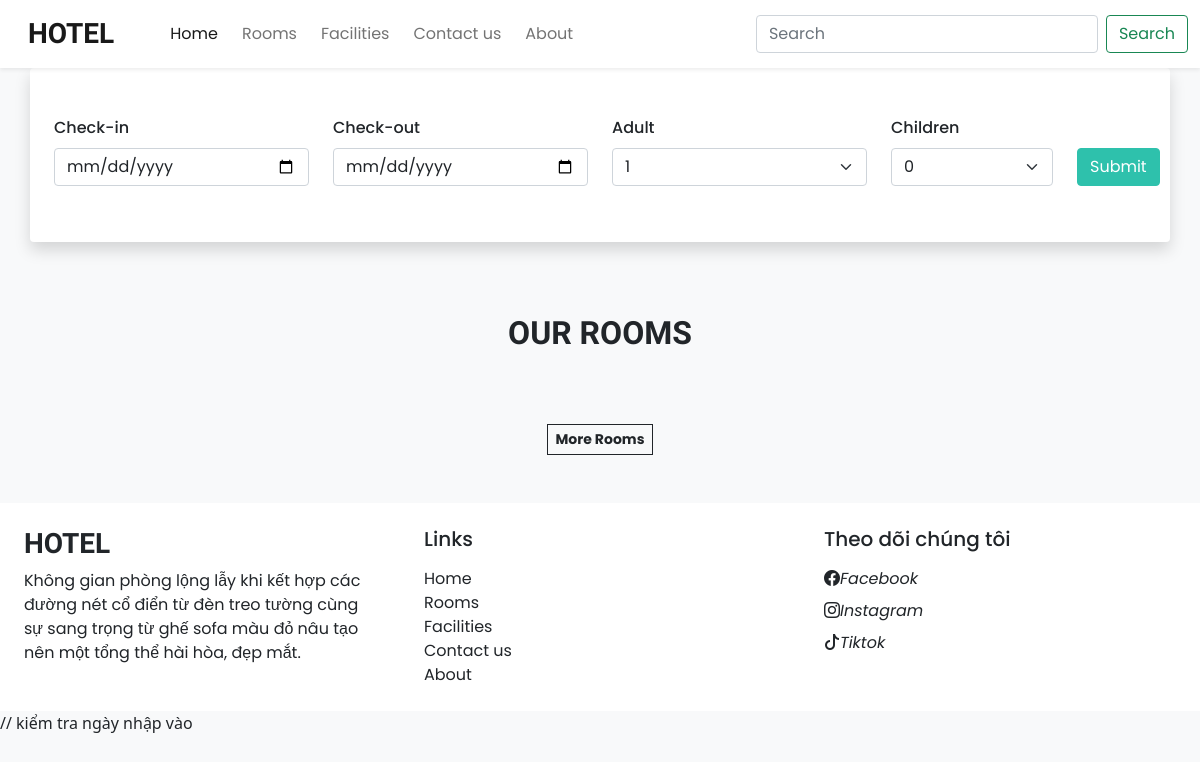
The app's page /, older data.
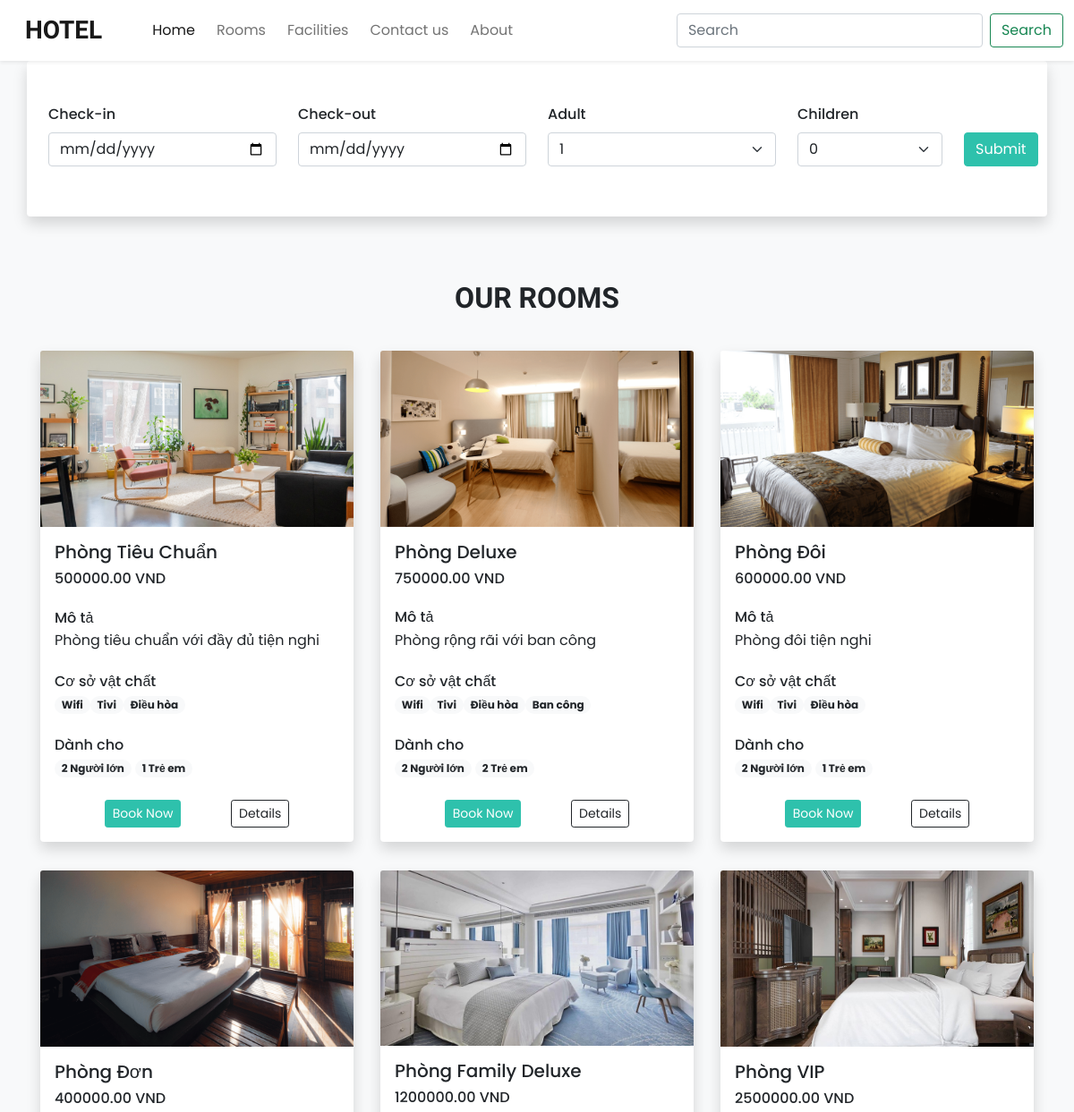
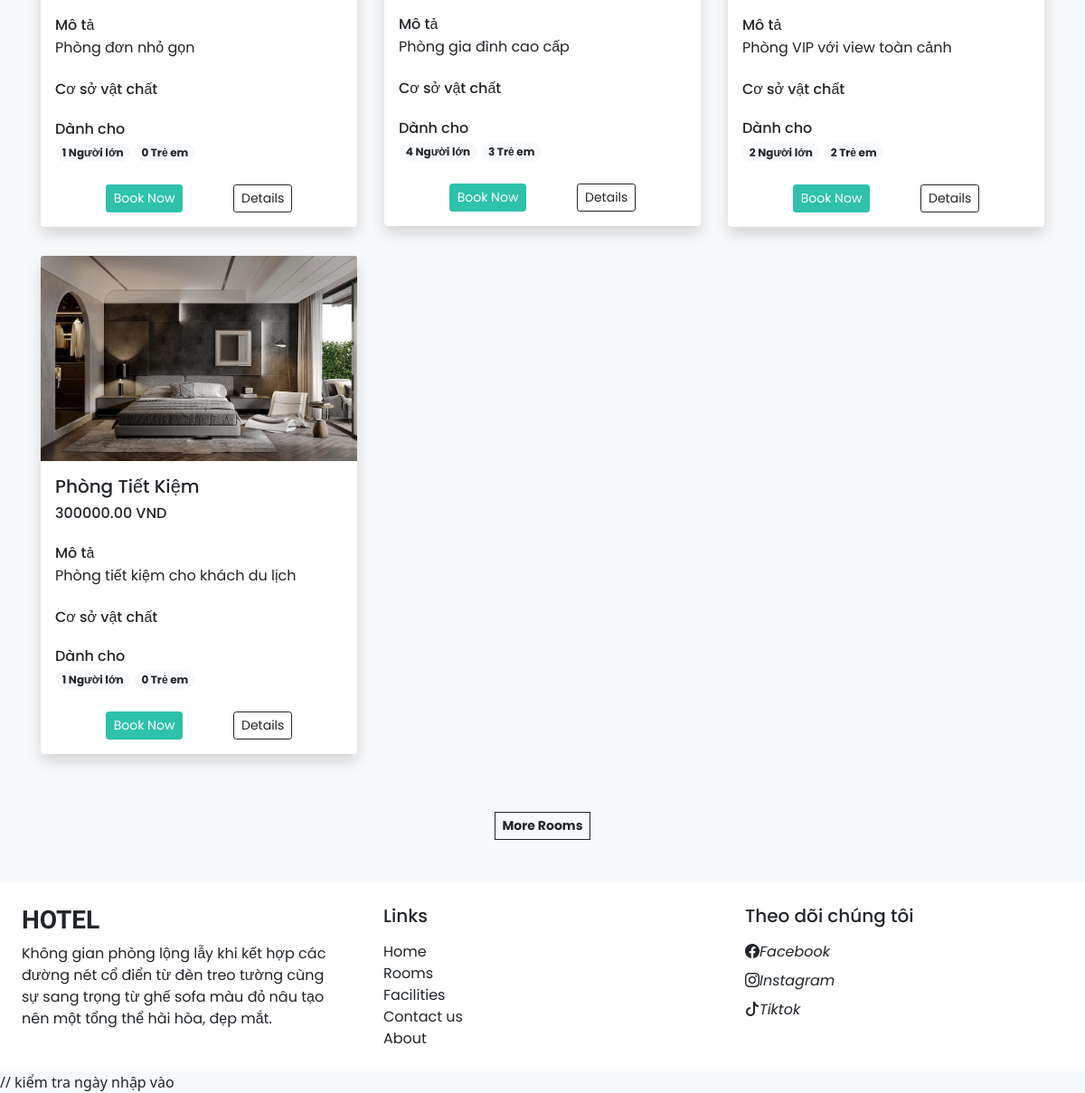
The same page, newer data (2 pictures, top to bottom).
### tables this page shows
CREATE TABLE `rooms` (
  `room_id` int(11) NOT NULL,
  `room_name` varchar(50) DEFAULT NULL,
  `price` decimal(10,2) DEFAULT NULL,
  `room_type` varchar(20) DEFAULT NULL,
  `max_adults` int(11) DEFAULT NULL,
  `max_children` int(11) DEFAULT NULL,
  `status` enum('Available','Occupied','Maintenance') DEFAULT NULL,
  `description` text DEFAULT NULL,
  `image_url` varchar(255) DEFAULT NULL,
  `availability` tinyint(1) DEFAULT NULL
);

CREATE TABLE `facilities` (
  `facility_id` int(11) NOT NULL,
  `facility_name` varchar(50) DEFAULT NULL
);

### index.php (the view, shortened to what this page needs)
<!DOCTYPE html>
<html lang="en">
<head>
    <?php
    require('inc/links.php');
    ?>
    <link rel="stylesheet" href="https://cdn.jsdelivr.net/npm/swiper@11/swiper-bundle.min.css"/>
    <link rel="stylesheet" href="https://cdn.jsdelivr.net/npm/sweetalert2@11/dist/sweetalert2.min.css">
</head>
<body class="bg-light">
<?php
require('inc/header.php');
?>
 <div class="container">
  <div class="row">
    <div class="col-lg-12 bg-white shadow p-4 rounded">
     <form method="GET" action="" id="check" onsubmit="return validateDates();" >
    <div class="row align-items-end">
        <div class="col-lg-3 mb-3">
            <label class="form-label" id ="check" style="font-weight:500;">Check-in</label>
            <input type="date" name="checkin_date" class="form-control shadow-none">
        </div>
        <div class="col-lg-3 mb-3">
            <label class="form-label"id ="check" style="font-weight:500;">Check-out</label>
            <input type="date" name="checkout_date" class="form-control shadow-none">
        </div>
        <div class="col-lg-3 mb-3">
            <label class="form-label"id ="check" style="font-weight:500;">Adult</label>
            <select name="adult_count" class="form-select shadow-none">
                <option value="1">1</option>
            </select>
        </div>
        <div class="col-lg-2 mb-3">
            <label class="form-label"id ="check" style="font-weight:500;">Children</label>
            <select name="children_count" class="form-select shadow-none">
                <option value="0">0</option>
            </select>
        </div>
        <div class="col-lg-1 mb-lg-3 mt-2">
            <button type="submit" class="btn text-white shadow-none custom-bg">Submit</button>
        </div>
    </div>
</form>
    </div>
  </div>
</div>
 <h2 class="mt-5 pt-4 mb-4 text-center fw-bold h-font">OUR ROOMS</h2>
 <div class="container">
  <div class="row">
  <?php
$adult_count = isset($_GET['adult_count']) ? $_GET['adult_count'] : 1;
$sql = "SELECT * FROM `rooms` WHERE status = 'available'";
if ($adult_count) {
    $sql .= " AND max_adults >= $adult_count";
}
$room_res = mysqli_query($con, $sql);
while ($room_data = mysqli_fetch_assoc($room_res)) {
    $fac_q = mysqli_query($con, "SELECT f.facility_name FROM `facilities` f
                    INNER JOIN room_facilities rfac ON f.facility_id=rfac.facility_id
                    WHERE rfac.room_id = '{$room_data['room_id']}'");
    $facilities_data = "";
    while ($fac_row = mysqli_fetch_assoc($fac_q)) {
        $facilities_data .= "<span class='badge rounded-pill bg-light text-dark text-wrap'>$fac_row[facility_name]</span>";
    }
    $room_thumb = $room_data['image_url'] ? $room_data['image_url'] : "default.jpg";
    echo <<<data
    <div class="col-lg-4 col-md-6 my-3">
        <div class="card border-0 shadow" style="max-width: 350px; margin: auto;">
            <img src="images/$room_thumb" class="card-img-top">
            <div class="card-body">
                <h5>$room_data[room_name]</h5>
                <h6 class="mb-4">$room_data[price] VND</h6>
                <div class="features mb-4">
                    <h6 class="mb-1">Mô tả</h6>
                    $room_data[description]
                </div>
                <div class="facilities mb-4">
                    <h6 class="mb-1">Cơ sở vật chất</h6>
                    $facilities_data
                </div>
                <div class="guests mb-4">
                  <h6 class="mb-1">Dành cho</h6>
                    <span class="badge rounded-pill bg-light text-dark text-wrap">
                      $room_data[max_adults] Người lớn
                      </span>
                      <span class="badge rounded-pill bg-light text-dark text-wrap">
                      $room_data[max_children] Trẻ em
                      </span>
                </div>
                <div class="d-flex justify-content-evenly">
                    <a href="confirm_booking.php?id=$room_data[room_id]" class="btn btn-sm text-white custom-bg shadow-none">Book Now</a>
                    <a href="room_details.php?id=$room_data[room_id]" class="btn btn-sm btn-outline-dark shadow-none">Details</a>
                </div>
            </div>
        </div>
    </div>
    data;
}
?>
    <div class="col-lg-12 text-center mt-5">
      <a href="#" class="btn btn-sm btn-outline-dark rounded-0 fw-bold shadow-none">More Rooms</a>
    </div>
  </div>
 </div>
 <?php
 require('inc/footer.php');
 ?>
// kiểm tra ngày nhập vào
</body>
</html>

### inc/links.php (shortened to what this page needs)
<link href="https://cdn.jsdelivr.net/npm/bootstrap@5.0.2/dist/css/bootstrap.min.css" rel="stylesheet">
<link rel="stylesheet" href="https://cdn.jsdelivr.net/npm/bootstrap-icons@1.11.3/font/bootstrap-icons.min.css">
<link rel="stylesheet" href="css\common.css">

### inc/header.php (shortened to what this page needs)
<nav class="navbar navbar-expand-lg navbar-light bg-white ps-lg-3 py-lg-2 shadow-sm sticky-top">
  <div class="container-fluid">
    <a class="navbar-brand me-5 fw-bold fs-3 h-font" href="index.php">HOTEL</a>
    <div class="collapse navbar-collapse" id="navbarSupportedContent">
      <ul class="navbar-nav me-auto mb-2 mb-lg-0">
        <li class="nav-item">
          <a class="nav-link active me-2" aria-current="page" href="index.php">Home</a>
        </li>
        <li class="nav-item">
          <a class="nav-link me-2" href="#">Rooms</a>
        </li>
        <li class="nav-item">
          <a class="nav-link me-2" href="#">Facilities</a>
        </li>
        <li class="nav-item">
          <a class="nav-link me-2" href="#">Contact us</a>
        </li>
        <li class="nav-item">
          <a class="nav-link" href="#">About</a>
        </li>
      </ul>
      <div class="d-flex">
        <input class="form-control me-2" type="search" placeholder="Search" aria-label="Search">
        <button class="btn btn-outline-success" type="submit">Search</button>
      </div>
    </div>
  </div>
</nav>

### inc/footer.php
<div class="container-fluid bg-white mt-5">
  <div class="row">
    <div class="col-lg-4 p-4">
      <h3 class="h-font fw-bold fs-3 mb-2">HOTEL</h3>
      <p>
        Không gian phòng lộng lẫy khi kết hợp các
        đường nét cổ điển từ đèn treo tường cùng
         sự sang trọng từ ghế sofa màu đỏ nâu tạo
         nên một tổng thể hài hòa, đẹp mắt.
      </p>
    </div>
    <div class="col-lg-4 p-4">
     <h5 class="mb-3">Links</h5>
     <a href="#" class="d-inline-block text-dark text-decoration-none">Home</a> <br>
     <a href="rooms.php" class="d-inline-block text-dark text-decoration-none">Rooms</a> <br>
     <a href="#" class="d-inline-block text-dark text-decoration-none">Facilities</a><br>
     <a href="#" class="d-inline-block text-dark text-decoration-none">Contact us</a> <br>
     <a href="#" class="d-inline-block text-dark text-decoration-none">About</a> <br>
    </div>
    <div class="col-lg-4 p-4">
      <h5 class="mb-3">Theo dõi chúng tôi</h5>
      <a href="#" class="d-inline-block text-dark text-decoration-none mb-2">
        <i class="bi bi-facebook me-1">Facebook</i>
      </a> <br>
      <a href="#" class="d-inline-block text-dark text-decoration-none mb-2">
        <i class="bi bi-instagram me-1">Instagram</i>
      </a> <br>
      <a href="#" class="d-inline-block text-dark text-decoration-none mb-2">
        <i class="bi bi-tiktok me-1">Tiktok</i>
      </a> <br>
    </div>
  </div>
 </div>

### css/common.css (style rules this page uses)
:root { --teal: #2ec1ac; --teal_hover: #279e8c; }
* { font-family: 'Poppins', sans-serif; }
.h-font { font-family: 'Merienda',cursive; }
.custom-bg { background-color: var(--teal); border: 1px solid var(--teal); }

Row changes from the older to the newer data that the page shows:
added rooms: image_url (picture), room_name "Phòng Tiêu Chuẩn", price "500000.00", description "Phòng tiêu chuẩn với đầy đủ tiện nghi", max_adults "2", max_children "1"
added facilities: facility_name "Wifi"
added facilities: facility_name "Tivi"
added facilities: facility_name "Điều hòa"
added rooms: image_url (picture), room_name "Phòng Deluxe", price "750000.00", description "Phòng rộng rãi với ban công", max_adults "2", max_children "2"
added facilities: facility_name "Ban công", shown under "Phòng Deluxe"
added rooms: image_url (picture), room_name "Phòng Đôi", price "600000.00", description "Phòng đôi tiện nghi", max_adults "2", max_children "1"
added rooms: image_url (picture), room_name "Phòng Đơn", price "400000.00", description "Phòng đơn nhỏ gọn", max_adults "1", max_children "0"
added rooms: image_url (picture), room_name "Phòng Family Deluxe", price "1200000.00", description "Phòng gia đình cao cấp", max_adults "4", max_children "3"
added rooms: image_url (picture), room_name "Phòng VIP", price "2500000.00", description "Phòng VIP với view toàn cảnh", max_adults "2", max_children "2"
added rooms: image_url (picture), room_name "Phòng Tiết Kiệm", price "300000.00", description "Phòng tiết kiệm cho khách du lịch", max_adults "1", max_children "0"
